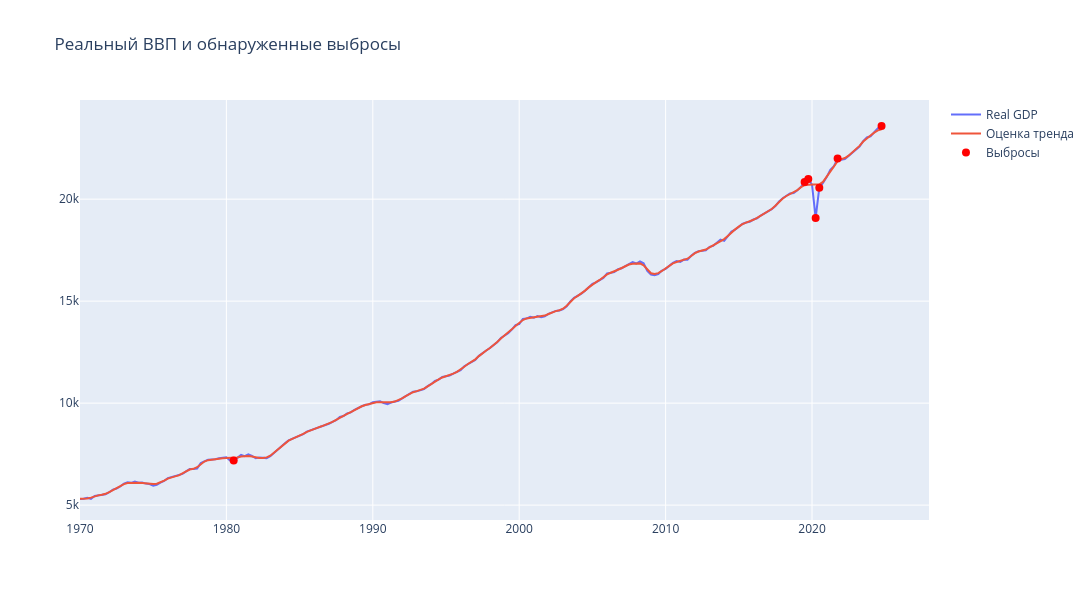

The code cell stored with this chart in its notebook:
### Markdown cell above
Обнаруженные выбросы соответствуют кризисным периодам и заменены оценкой тренда для сохранения структуры ряда без искажения динамики

### Code cell
fig = go.Figure()

fig.add_trace(go.Scatter(
    x=gdp_raw_series.index,
    y=gdp_raw_series.values,
    mode='lines',
    name='Real GDP'
))

fig.add_trace(go.Scatter(
    x=gdp_trend_estimate.index,
    y=gdp_trend_estimate.values,
    mode='lines',
    name='Оценка тренда'
))

fig.add_trace(go.Scatter(
    x=gdp_raw_series.index[gdp_outlier_mask],
    y=gdp_raw_series.values[gdp_outlier_mask],
    mode='markers',
    marker=dict(size=8, color='red'),
    name='Выбросы'
))

fig.update_layout(
    title='Реальный ВВП и обнаруженные выбросы',
    width=1100,
    height=600,
    hovermode='x unified'
)

pyo.iplot(fig)

### Figure 1 — Plotly figure (JSON) as saved in the notebook; plotly's stock layout.template omitted (floating-point values rounded to 4 significant figures; data arrays with more than 128 entries replaced by an {"elided": "..."} marker saying what was removed)
{"data": [{"mode": "lines", "name": "Real GDP", "type": "scatter", "x": {"elided": "220 str values"}, "y": {"elided": "220 float values"}}, {"mode": "lines", "name": "Оценка тренда", "type": "scatter", "x": {"elided": "220 str values"}, "y": {"elided": "220 float values"}}, {"marker": {"color": "red", "size": 8}, "mode": "markers", "name": "Выбросы", "type": "scatter", "x": ["1980-07-01T00:00:00.000000000", "2019-07-01T00:00:00.000000000", "2019-10-01T00:00:00.000000000", "2020-04-01T00:00:00.000000000", "2020-07-01T00:00:00.000000000", "2021-10-01T00:00:00.000000000", "2024-10-01T00:00:00.000000000"], "y": [7182.0, 20840.0, 20990.0, 19080.0, 20560.0, 21990.0, 23590.0]}], "layout": {"height": 600, "hovermode": "x unified", "title": {"text": "Реальный ВВП и обнаруженные выбросы"}, "width": 1100}}
